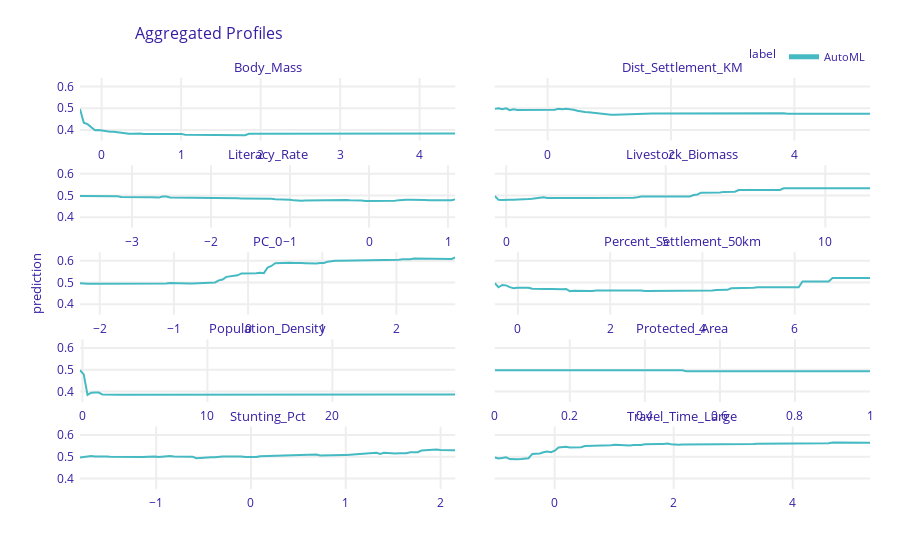

The cell this chart's notebook holds for it:
### Code cell
# Looking at the decrease model
def pred_wrapper(model, data):
    return model.predict(data)

exp = Explainer(model = dec_model, data = X_decrease, y = y, predict_function = pred_wrapper)
ale = exp.model_profile(type = 'accumulated', N = data.shape[0], random_state = 1693)

ale.plot()
